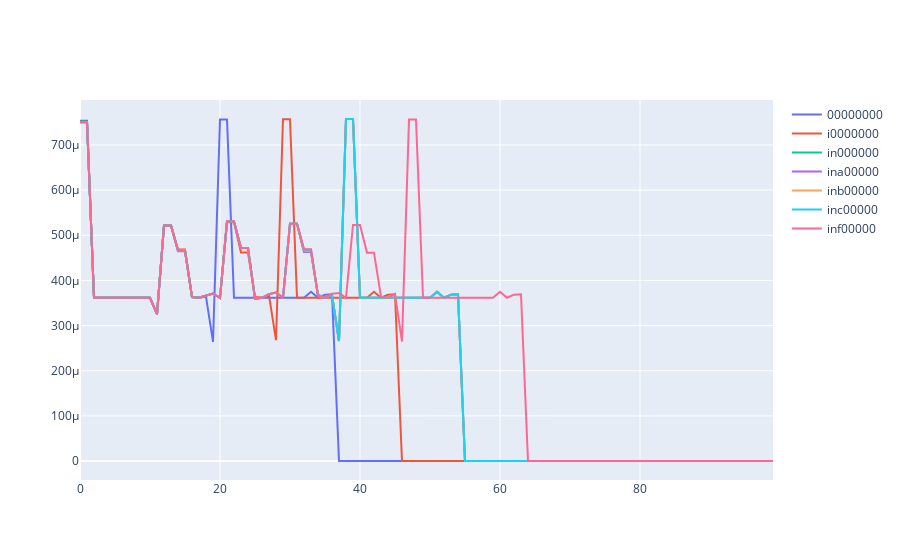
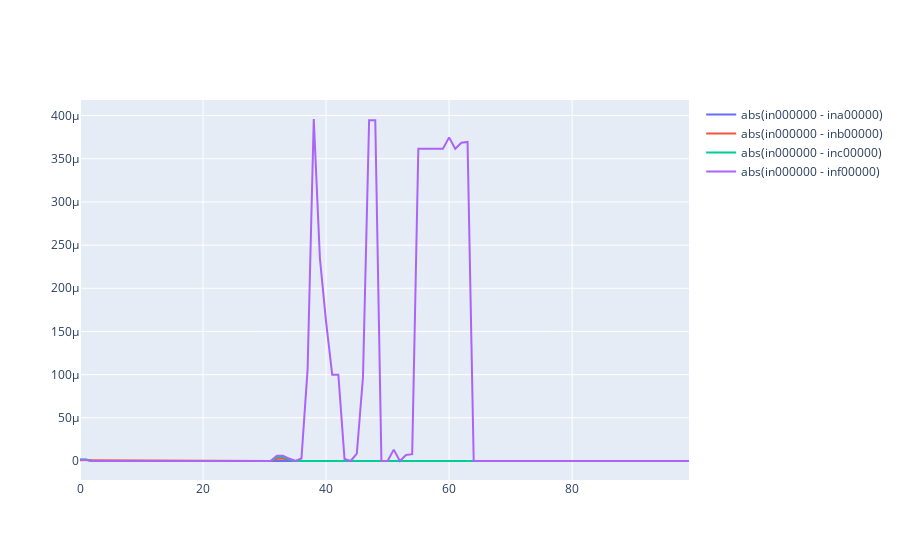

Notebook code cell kept with these figures, in order:
### Markdown cell above
<div style="border: 3px solid plum; border-radius: 5px; padding: 5px; width: calc(100% - 20px);">
<div class="h2" style="font-variant: all-small-caps;">Exercise 2</div>

1. Record traces with different inputs.
2. Plot the recorded traces. Is there a difference?

</div>

### Code cell
data = capture(
    platform="elmo",
    number_of_traces=7,
    number_of_samples=100,
    fromfile=os.path.abspath("passwordcheck.c"),
    inputfunction=lambda i: [
        list(b"00000000"),
        list(b"i0000000"),
        list(b"in000000"),
        list(b"ina00000"),
        list(b"inb00000"),
        list(b"inc00000"),
        list(b"inf00000"),
    ][i],
)

fig = pgo.Figure()
for d in data:
    fig.add_trace(pgo.Scatter(y=d["trace"], name=bytes(d["input"]).decode()))
fig.show()

fig = pgo.Figure()
base_trace = data[-5]
for d in data[-4:]:
    fig.add_trace(
        pgo.Scatter(
            y=abs(base_trace["trace"] - d["trace"]),
            name=f'abs({bytes(base_trace["input"]).decode()} - {bytes(d["input"]).decode()})',
        )
    )
fig.show()
